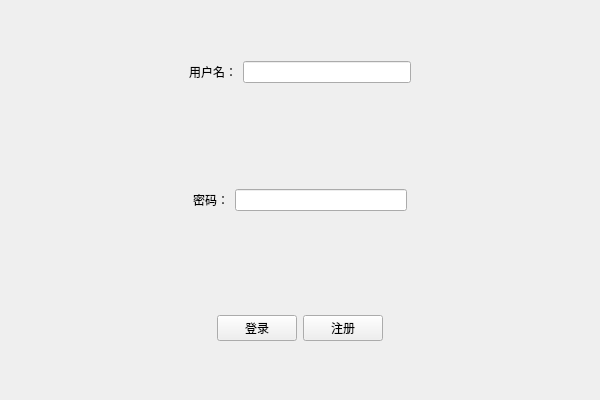
<?xml version="1.0" encoding="UTF-8"?>
<ui version="4.0">
 <class>LogWidgetClass</class>
 <widget class="QMainWindow" name="LogWidgetClass">
  <property name="geometry">
   <rect>
    <x>0</x>
    <y>0</y>
    <width>600</width>
    <height>400</height>
   </rect>
  </property>
  <property name="windowTitle">
   <string>LogWidget</string>
  </property>
  <widget class="QWidget" name="centralWidget">
   <layout class="QVBoxLayout" name="verticalLayout">
    <item>
     <widget class="QWidget" name="widget" native="true">
      <layout class="QHBoxLayout" name="horizontalLayout">
       <item>
        <spacer name="horizontalSpacer_3">
         <property name="orientation">
          <enum>Qt::Horizontal</enum>
         </property>
         <property name="sizeHint" stdset="0">
          <size>
           <width>40</width>
           <height>20</height>
          </size>
         </property>
        </spacer>
       </item>
       <item>
        <widget class="QLabel" name="label">
         <property name="text">
          <string>用户名：</string>
         </property>
        </widget>
       </item>
       <item>
        <widget class="QLineEdit" name="userLine"/>
       </item>
       <item>
        <spacer name="horizontalSpacer_4">
         <property name="orientation">
          <enum>Qt::Horizontal</enum>
         </property>
         <property name="sizeHint" stdset="0">
          <size>
           <width>40</width>
           <height>20</height>
          </size>
         </property>
        </spacer>
       </item>
      </layout>
     </widget>
    </item>
    <item>
     <widget class="QWidget" name="widget_2" native="true">
      <layout class="QHBoxLayout" name="horizontalLayout_2">
       <item>
        <spacer name="horizontalSpacer_5">
         <property name="orientation">
          <enum>Qt::Horizontal</enum>
         </property>
         <property name="sizeHint" stdset="0">
          <size>
           <width>40</width>
           <height>20</height>
          </size>
         </property>
        </spacer>
       </item>
       <item>
        <widget class="QLabel" name="label_2">
         <property name="text">
          <string>密码：</string>
         </property>
        </widget>
       </item>
       <item>
        <widget class="QLineEdit" name="passwdLine">
         <property name="echoMode">
          <enum>QLineEdit::Password</enum>
         </property>
        </widget>
       </item>
       <item>
        <spacer name="horizontalSpacer_6">
         <property name="orientation">
          <enum>Qt::Horizontal</enum>
         </property>
         <property name="sizeHint" stdset="0">
          <size>
           <width>40</width>
           <height>20</height>
          </size>
         </property>
        </spacer>
       </item>
      </layout>
     </widget>
    </item>
    <item>
     <widget class="QWidget" name="widget_3" native="true">
      <layout class="QHBoxLayout" name="horizontalLayout_3">
       <item>
        <spacer name="horizontalSpacer">
         <property name="orientation">
          <enum>Qt::Horizontal</enum>
         </property>
         <property name="sizeHint" stdset="0">
          <size>
           <width>40</width>
           <height>20</height>
          </size>
         </property>
        </spacer>
       </item>
       <item>
        <widget class="QPushButton" name="logBtn">
         <property name="text">
          <string>登录</string>
         </property>
        </widget>
       </item>
       <item>
        <widget class="QPushButton" name="regBtn">
         <property name="text">
          <string>注册</string>
         </property>
        </widget>
       </item>
       <item>
        <spacer name="horizontalSpacer_2">
         <property name="orientation">
          <enum>Qt::Horizontal</enum>
         </property>
         <property name="sizeHint" stdset="0">
          <size>
           <width>40</width>
           <height>20</height>
          </size>
         </property>
        </spacer>
       </item>
      </layout>
     </widget>
    </item>
   </layout>
  </widget>
 </widget>
 <layoutdefault spacing="6" margin="11"/>
 <resources/>
 <connections/>
</ui>
